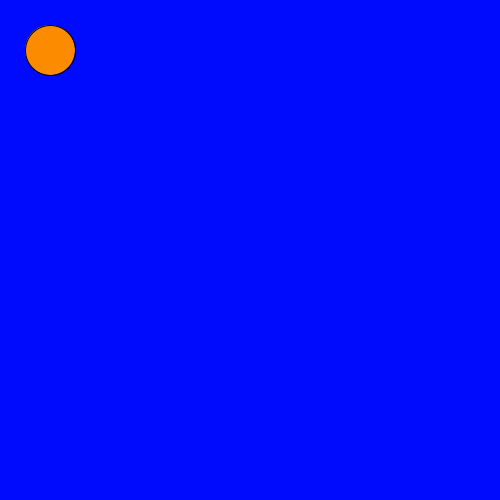
Frame 1 (no input)
Frame 60 (the mouse pressed at the canvas centre just before this capture): identical to frame 1, image omitted
Frame 120 (the mouse held since frame 60 and released just before this capture): identical to frame 1, image omitted

The Processing sketch that drew this single still picture (run headless with seeded random() and noise(); from frame 60 on, the mouse is pressed at the canvas centre):

// Processing sketch: slippery_dot
// ── slippery_dot.pde
/*** When you are done, this program will draw an ellipse 
     that jumps to new location each time you click on it.
***/
 
 // 1. Create three integer variables to represent the x, y, and the size of the ellipse
       int x = 50;
      int y = 50;
       int size = 50;
    void setup() {
      // 2. Set the size of your sketch
         size(500,500);

    }
    
    void draw() {

      // 3. Set the background color of your sketch
      background(#000AFC);
      // 4. Draw an ellipse using the variables created at the top of the sketch for the location and size of your ellipse. 
      //    Make sure it fits in the window. Change the variables if it does not.
         fill(#FC8B00);
    ellipse(x,y,size,size);
    
    }
    
    /******** This method gets called automatically when you press the mouse ************/
    void mousePressed() {
      //5. Create an integer variable called distance
      int distance;
      //6. The getDistanceFromMouse() method below returns a number.
      //   Set the value of your distance variable to the value returned by the getDistance method
      //   You will need to pass the x and y location of your ellipse to this method.
        distance = getDistanceFromMouse(x,y);
          
      //7.  Use an if statement to check if your distance variable is < the radius of the ellipse
      //    If it is, make a new x AND y for the ellipse, for a new random location on the window
      //    Hint: Use code like this      x = (int) random(width);
   if(distance<size/2){
      x = (int) random(width);
      y = (int) random(height);
    }
    }
    /********  This method gives you the number of pixels between the mouse and the x,y point ***********/
    int getDistanceFromMouse(int x, int y) {
      return (int)Math.sqrt(Math.pow((mouseX-x),2) + Math.pow((mouseY-y),2));
    }
